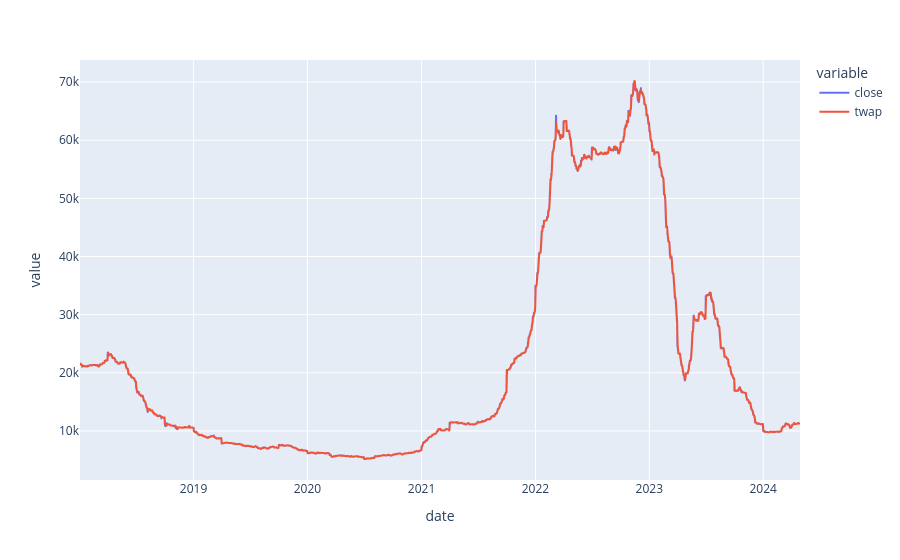

This figure's notebook cell:
### Markdown cell above
## Understanding the Data

Load and plot the data:

### Code cell
df = pd.read_csv(path_to_file+".csv").set_index("date")
df[["close", "twap"]].plot()

### Figure 1 — Plotly figure (JSON) as saved in the notebook; plotly's stock layout.template omitted (floating-point values rounded to 4 significant figures; data arrays with more than 128 entries replaced by an {"elided": "..."} marker saying what was removed)
{"data": [{"hovertemplate": "variable=close<br>date=%{x}<br>value=%{y}<extra></extra>", "legendgroup": "close", "line": {"color": "#636efa", "dash": "solid"}, "marker": {"symbol": "circle"}, "mode": "lines", "name": "close", "showlegend": true, "type": "scattergl", "x": {"elided": "2309 str values"}, "xaxis": "x", "y": {"elided": "2309 float values"}, "yaxis": "y"}, {"hovertemplate": "variable=twap<br>date=%{x}<br>value=%{y}<extra></extra>", "legendgroup": "twap", "line": {"color": "#EF553B", "dash": "solid"}, "marker": {"symbol": "circle"}, "mode": "lines", "name": "twap", "showlegend": true, "type": "scattergl", "x": {"elided": "2309 str values"}, "xaxis": "x", "y": {"elided": "2309 float values"}, "yaxis": "y"}], "layout": {"legend": {"title": {"text": "variable"}, "tracegroupgap": 0}, "margin": {"t": 60}, "xaxis": {"anchor": "y", "domain": [0, 1], "title": {"text": "date"}}, "yaxis": {"anchor": "x", "domain": [0, 1], "title": {"text": "value"}}}}
